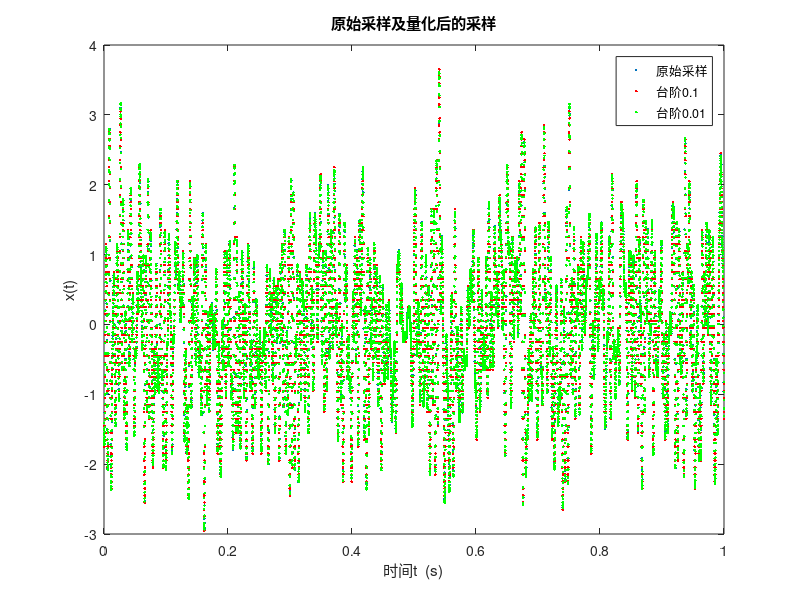
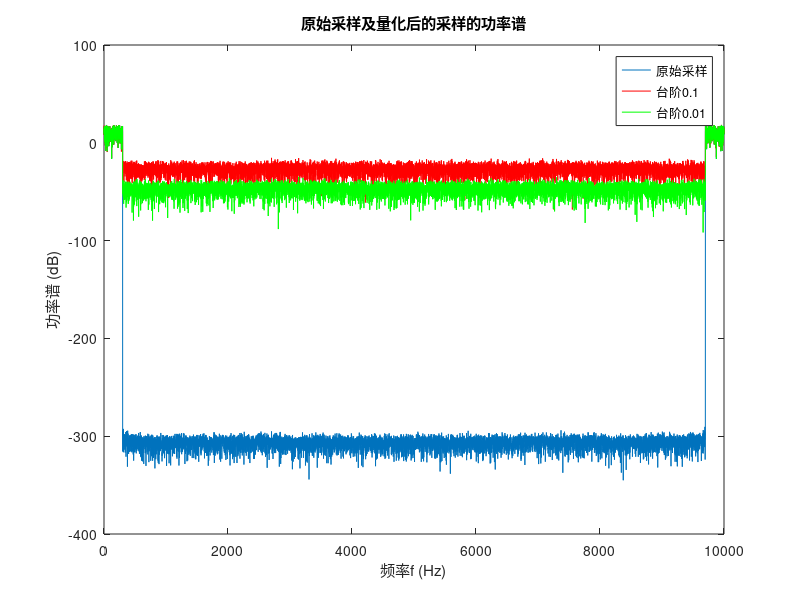

Reproduce these figures in MATLAB, in order. (Note: this script raises an error after producing the figures.)
fs=10000;
T=1;
B=300;
source_power=1;
t=0:1/fs:T;
rs=randn(1,length(t));
frs=fft(rs);
mask=zeros(1,length(t));
endF=round((length(t)-1)/fs*B);
mask(1:endF+1)=mask(1:endF+1)+1;
mask(end-endF+1:end)=mask(end-endF+1:end)+1;
ffrs=frs.*mask;
s=ifft(ffrs)*sqrt(fs/2/B);

s=s*sqrt(source_power);  %改变信源的功率

s10=s*10;   %台阶为0.1
s100=s*100;   %台阶为0.01
% ds10=round(s10)/10;
% ds100=round(s100)/100;
ds10=(floor(s10)+0.5)/10;
ds100=(floor(s100)+0.5)/100;
es10=ds10-s;
es100=ds100-s;
10*log10([mean(s.*s) mean(es10.*es10) mean(es100.*es100)])
%分别显示：信号功率、直接重构的台阶0.1及0.01的噪声功率，单位为dB
%可以观察到，采样率的变化不影响量化噪声功率
figure;plot(t,s,'.');hold on; plot(t,ds10,'r.');plot(t,ds100,'g.');
title('原始采样及量化后的采样');xlabel('时间t  (s)');ylabel('x(t)');legend('原始采样','台阶0.1','台阶0.01');
figure;
plot((0:length(s)-1)/length(s)*fs,20*log10(abs(fft(s)/sqrt(length(s))/sqrt(T))));hold on;
plot((0:length(s)-1)/length(s)*fs,20*log10(abs(fft(ds10)/sqrt(length(s))/sqrt(T))),'r');
plot((0:length(s)-1)/length(s)*fs,20*log10(abs(fft(ds100)/sqrt(length(s))/sqrt(T))),'g');
title('原始采样及量化后的采样的功率谱');xlabel('频率f (Hz)');ylabel('功率谱 (dB)');legend('原始采样','台阶0.1','台阶0.01');
%观察量化前后的频谱，可以看到量化噪声的能量平均到了所有的频谱上，采样率变高，量化噪声功率谱密度就降低
%因此，带内噪声功率也会限着采样率的增加而降低，这个降低量就是过采样率
%过采样率 = 采样率 / 2倍信号带宽。

recover_s10=ifft(fft(ds10).*mask);
recover_s100=ifft(fft(ds100).*mask);
recover_es10=recover_s10-s;
recover_es100=recover_s100-s;
10*log10([mean(s.*s) mean(es10.*es10) mean(es100.*es100) mean(recover_es10.*recover_es10) mean(recover_es100.*recover_es100)])
%分别显示：信号功率、直接重构的台阶0.1及0.01的噪声功率、滤波重构的台阶0.1及0.01的重构噪声功率，单位为dB
figure;hist(es10,100);title('直接重构的台阶0.1的噪声电平分布');
xlabel('噪声电平取值');ylabel('相应噪声电平的统计数');
figure;hist(recover_es10,100);title('滤波重构的台阶0.1的噪声电平分布');
xlabel('噪声电平取值');ylabel('相应噪声电平的统计数');
%观察直接量化噪声的分布，是均匀分布；而该均匀分布的噪声，通过低通滤波以后，不仅功率变小了，而且分布呈现高斯分布
%其原理，滤波器输出就是前后若干个样点的加权和，而量化噪声之间呈现独立性，也就是说，多个独立分布的随机变量和，哪怕不是完全同分布的，从整体上看，有高斯化的趋势。
